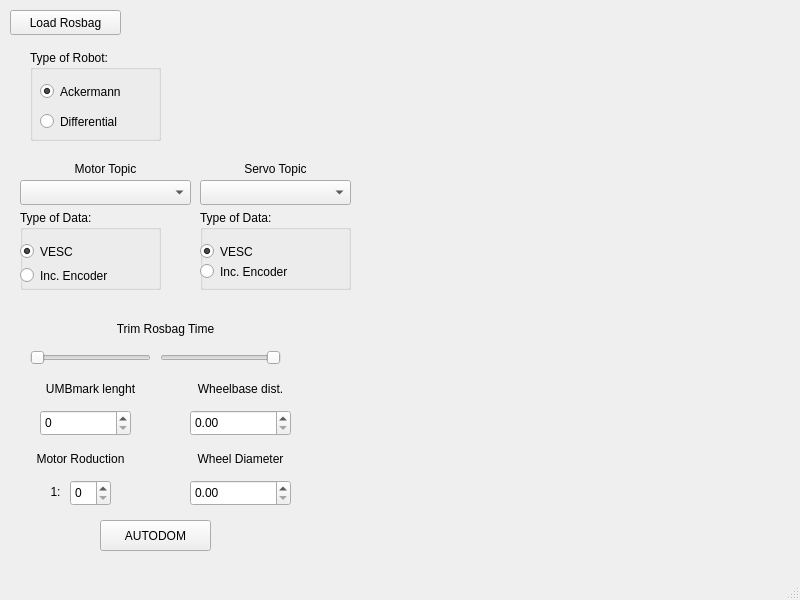
<?xml version="1.0" encoding="UTF-8"?>
<ui version="4.0">
 <class>MainWindow</class>
 <widget class="QMainWindow" name="MainWindow">
  <property name="geometry">
   <rect>
    <x>0</x>
    <y>0</y>
    <width>800</width>
    <height>600</height>
   </rect>
  </property>
  <property name="windowTitle">
   <string>MainWindow</string>
  </property>
  <widget class="QWidget" name="centralwidget">
   <widget class="QPushButton" name="BagButton">
    <property name="geometry">
     <rect>
      <x>10</x>
      <y>10</y>
      <width>111</width>
      <height>25</height>
     </rect>
    </property>
    <property name="text">
     <string>Load Rosbag</string>
    </property>
   </widget>
   <widget class="QComboBox" name="comboBox_topic_1">
    <property name="geometry">
     <rect>
      <x>20</x>
      <y>180</y>
      <width>171</width>
      <height>25</height>
     </rect>
    </property>
   </widget>
   <widget class="QComboBox" name="comboBox_topic_2">
    <property name="geometry">
     <rect>
      <x>200</x>
      <y>180</y>
      <width>151</width>
      <height>25</height>
     </rect>
    </property>
   </widget>
   <widget class="QLabel" name="label_topic_1">
    <property name="geometry">
     <rect>
      <x>20</x>
      <y>160</y>
      <width>171</width>
      <height>17</height>
     </rect>
    </property>
    <property name="text">
     <string>Motor Topic</string>
    </property>
    <property name="alignment">
     <set>Qt::AlignCenter</set>
    </property>
   </widget>
   <widget class="QLabel" name="label_topic_2">
    <property name="geometry">
     <rect>
      <x>200</x>
      <y>160</y>
      <width>151</width>
      <height>17</height>
     </rect>
    </property>
    <property name="text">
     <string>Servo Topic</string>
    </property>
    <property name="alignment">
     <set>Qt::AlignCenter</set>
    </property>
   </widget>
   <widget class="QLabel" name="label_6">
    <property name="geometry">
     <rect>
      <x>20</x>
      <y>320</y>
      <width>291</width>
      <height>17</height>
     </rect>
    </property>
    <property name="text">
     <string>Trim Rosbag Time</string>
    </property>
    <property name="alignment">
     <set>Qt::AlignCenter</set>
    </property>
   </widget>
   <widget class="QLabel" name="label_7">
    <property name="geometry">
     <rect>
      <x>170</x>
      <y>380</y>
      <width>141</width>
      <height>17</height>
     </rect>
    </property>
    <property name="text">
     <string>Wheelbase dist.</string>
    </property>
    <property name="alignment">
     <set>Qt::AlignCenter</set>
    </property>
   </widget>
   <widget class="QLabel" name="label_8">
    <property name="geometry">
     <rect>
      <x>20</x>
      <y>380</y>
      <width>141</width>
      <height>17</height>
     </rect>
    </property>
    <property name="text">
     <string>UMBmark lenght</string>
    </property>
    <property name="alignment">
     <set>Qt::AlignCenter</set>
    </property>
   </widget>
   <widget class="QSpinBox" name="spinBox">
    <property name="geometry">
     <rect>
      <x>40</x>
      <y>410</y>
      <width>91</width>
      <height>26</height>
     </rect>
    </property>
   </widget>
   <widget class="QDoubleSpinBox" name="doubleSpinBox">
    <property name="geometry">
     <rect>
      <x>190</x>
      <y>410</y>
      <width>101</width>
      <height>26</height>
     </rect>
    </property>
   </widget>
   <widget class="QLabel" name="label_9">
    <property name="geometry">
     <rect>
      <x>170</x>
      <y>450</y>
      <width>141</width>
      <height>17</height>
     </rect>
    </property>
    <property name="text">
     <string>Wheel Diameter</string>
    </property>
    <property name="alignment">
     <set>Qt::AlignCenter</set>
    </property>
   </widget>
   <widget class="QDoubleSpinBox" name="doubleSpinBox_2">
    <property name="geometry">
     <rect>
      <x>190</x>
      <y>480</y>
      <width>101</width>
      <height>26</height>
     </rect>
    </property>
   </widget>
   <widget class="QLabel" name="label_10">
    <property name="geometry">
     <rect>
      <x>10</x>
      <y>450</y>
      <width>141</width>
      <height>17</height>
     </rect>
    </property>
    <property name="text">
     <string>Motor Roduction</string>
    </property>
    <property name="alignment">
     <set>Qt::AlignCenter</set>
    </property>
   </widget>
   <widget class="QLabel" name="label_11">
    <property name="geometry">
     <rect>
      <x>40</x>
      <y>482</y>
      <width>31</width>
      <height>20</height>
     </rect>
    </property>
    <property name="text">
     <string>1:</string>
    </property>
    <property name="alignment">
     <set>Qt::AlignCenter</set>
    </property>
   </widget>
   <widget class="QSpinBox" name="spinBox_2">
    <property name="geometry">
     <rect>
      <x>70</x>
      <y>480</y>
      <width>41</width>
      <height>26</height>
     </rect>
    </property>
   </widget>
   <widget class="QGroupBox" name="groupBox">
    <property name="geometry">
     <rect>
      <x>30</x>
      <y>50</y>
      <width>131</width>
      <height>91</height>
     </rect>
    </property>
    <property name="title">
     <string>Type of Robot:</string>
    </property>
    <widget class="QRadioButton" name="radioButton_2">
     <property name="geometry">
      <rect>
       <x>10</x>
       <y>60</y>
       <width>112</width>
       <height>23</height>
      </rect>
     </property>
     <property name="text">
      <string>Differential</string>
     </property>
    </widget>
    <widget class="QRadioButton" name="radioButton">
     <property name="geometry">
      <rect>
       <x>10</x>
       <y>30</y>
       <width>112</width>
       <height>23</height>
      </rect>
     </property>
     <property name="text">
      <string>Ackermann</string>
     </property>
     <property name="checked">
      <bool>true</bool>
     </property>
    </widget>
   </widget>
   <widget class="QGroupBox" name="groupBox_2">
    <property name="geometry">
     <rect>
      <x>20</x>
      <y>210</y>
      <width>141</width>
      <height>80</height>
     </rect>
    </property>
    <property name="title">
     <string>Type of Data:</string>
    </property>
    <widget class="QRadioButton" name="radioButton_3">
     <property name="geometry">
      <rect>
       <x>0</x>
       <y>30</y>
       <width>112</width>
       <height>23</height>
      </rect>
     </property>
     <property name="text">
      <string>VESC</string>
     </property>
     <property name="checked">
      <bool>true</bool>
     </property>
    </widget>
    <widget class="QRadioButton" name="radioButton_4">
     <property name="geometry">
      <rect>
       <x>0</x>
       <y>50</y>
       <width>112</width>
       <height>31</height>
      </rect>
     </property>
     <property name="text">
      <string>Inc. Encoder</string>
     </property>
    </widget>
   </widget>
   <widget class="QGroupBox" name="groupBox_3">
    <property name="geometry">
     <rect>
      <x>200</x>
      <y>210</y>
      <width>151</width>
      <height>80</height>
     </rect>
    </property>
    <property name="title">
     <string>Type of Data:</string>
    </property>
    <widget class="QRadioButton" name="radioButton_6">
     <property name="geometry">
      <rect>
       <x>0</x>
       <y>30</y>
       <width>112</width>
       <height>23</height>
      </rect>
     </property>
     <property name="text">
      <string>VESC</string>
     </property>
     <property name="checked">
      <bool>true</bool>
     </property>
    </widget>
    <widget class="QRadioButton" name="radioButton_5">
     <property name="geometry">
      <rect>
       <x>0</x>
       <y>50</y>
       <width>112</width>
       <height>23</height>
      </rect>
     </property>
     <property name="text">
      <string>Inc. Encoder</string>
     </property>
    </widget>
   </widget>
   <widget class="QSlider" name="horizontalSlider">
    <property name="geometry">
     <rect>
      <x>30</x>
      <y>350</y>
      <width>121</width>
      <height>16</height>
     </rect>
    </property>
    <property name="orientation">
     <enum>Qt::Horizontal</enum>
    </property>
    <property name="invertedAppearance">
     <bool>false</bool>
    </property>
   </widget>
   <widget class="QSlider" name="horizontalSlider_2">
    <property name="geometry">
     <rect>
      <x>160</x>
      <y>350</y>
      <width>121</width>
      <height>16</height>
     </rect>
    </property>
    <property name="orientation">
     <enum>Qt::Horizontal</enum>
    </property>
    <property name="invertedAppearance">
     <bool>true</bool>
    </property>
    <property name="invertedControls">
     <bool>true</bool>
    </property>
   </widget>
   <widget class="QPushButton" name="AutoButton">
    <property name="geometry">
     <rect>
      <x>100</x>
      <y>520</y>
      <width>111</width>
      <height>31</height>
     </rect>
    </property>
    <property name="text">
     <string>AUTODOM</string>
    </property>
   </widget>
  </widget>
  <widget class="QMenuBar" name="menubar">
   <property name="geometry">
    <rect>
     <x>0</x>
     <y>0</y>
     <width>800</width>
     <height>22</height>
    </rect>
   </property>
  </widget>
  <widget class="QStatusBar" name="statusbar"/>
 </widget>
 <resources/>
 <connections/>
</ui>
